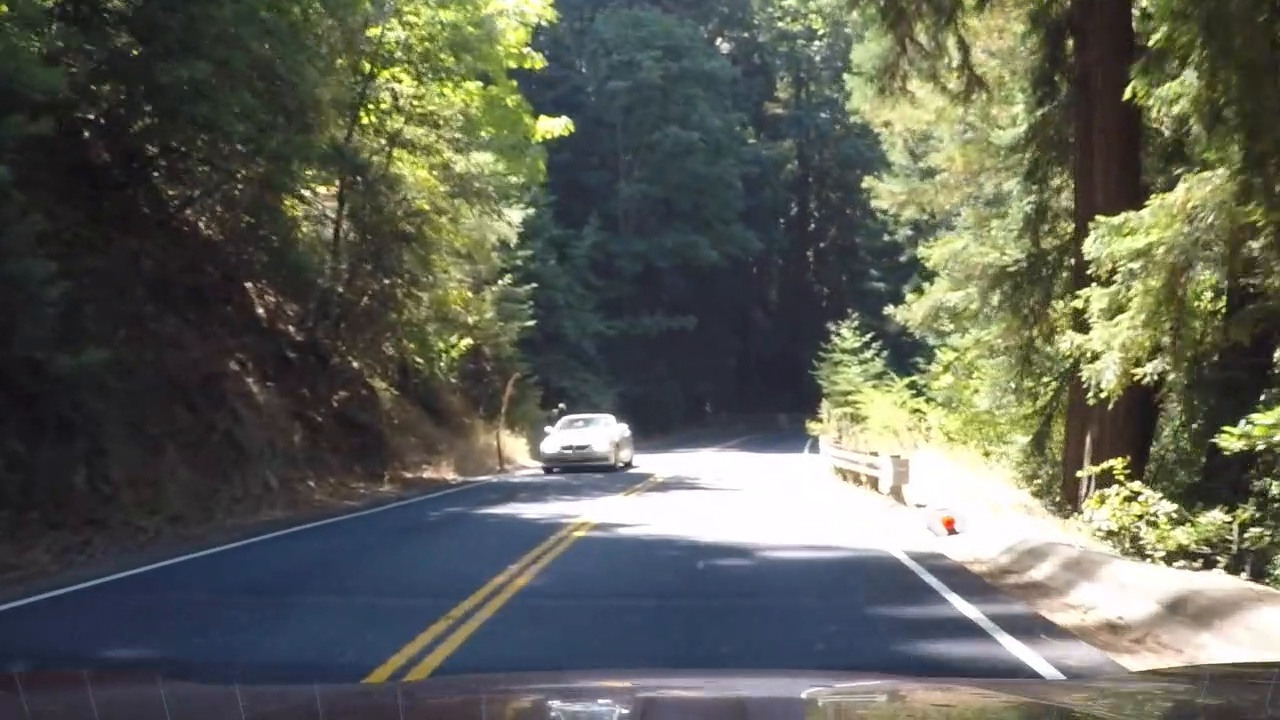
#> input picture LaneFinder/test_images/harder_challenge_video.mp4_over_exposed.jpg, 1280 x 720 px
$ python -i colors.py   (imports and definitions only)
#> lines starting #> are read from the running program, lines starting #| are printed output that depends on the picture
#> further down, picture is the input picture: shape (720, 1280, 3); mean B, G, R 87.2, 96.7, 94.1
from scipy.special import expit # expit is  a sigmoid function
import numpy as np
import cv2


def bgr2cpaces(bgr):
    """This function converts float BGR image into color spaces.
    Output 'tensor' is shape (W, H, N) where in is number of color spaces.

    Colorplanes are in following order:
    RGB_R, RGB_G, RGB_B
    HLS_H, HLS_L, HLS_S
    Lab_L, Lab_a, Lab_b,
    Luv_L, Luv_u, Luv_v
    """

    # 1. BGR split
    rgb_b, rgb_g, rgb_r = bgr[:, :, 0], bgr[:, :, 1], bgr[:, :, 2]

    # 2. HLS split
    hls = cv2.cvtColor(bgr, cv2.COLOR_BGR2HLS)
#> hls: shape (720, 1280, 3); mean of channels 0, 1, 2 72.2, 91.4, 59.1
    hls_h, hls_l, hls_s = hls[:, :, 0], hls[:, :, 1], hls[:,:, 2]
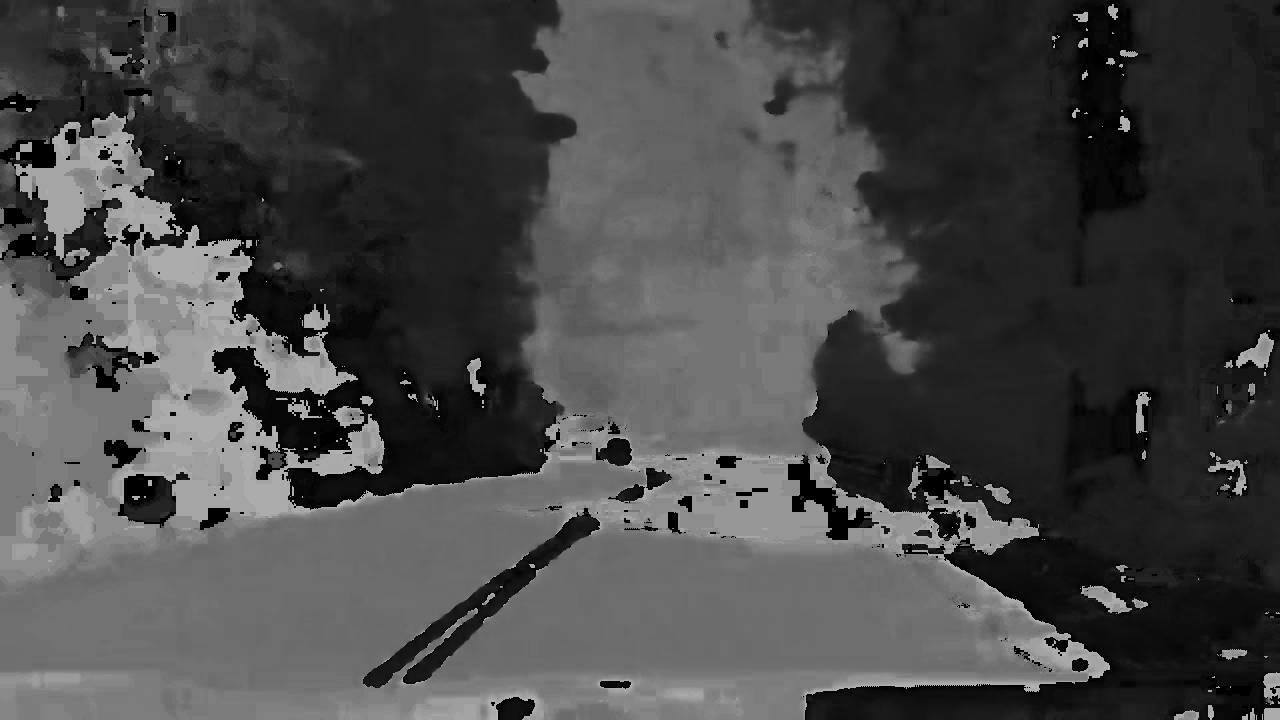
#> hls_h: shape (720, 1280); min 0, max 180, mean 72.2
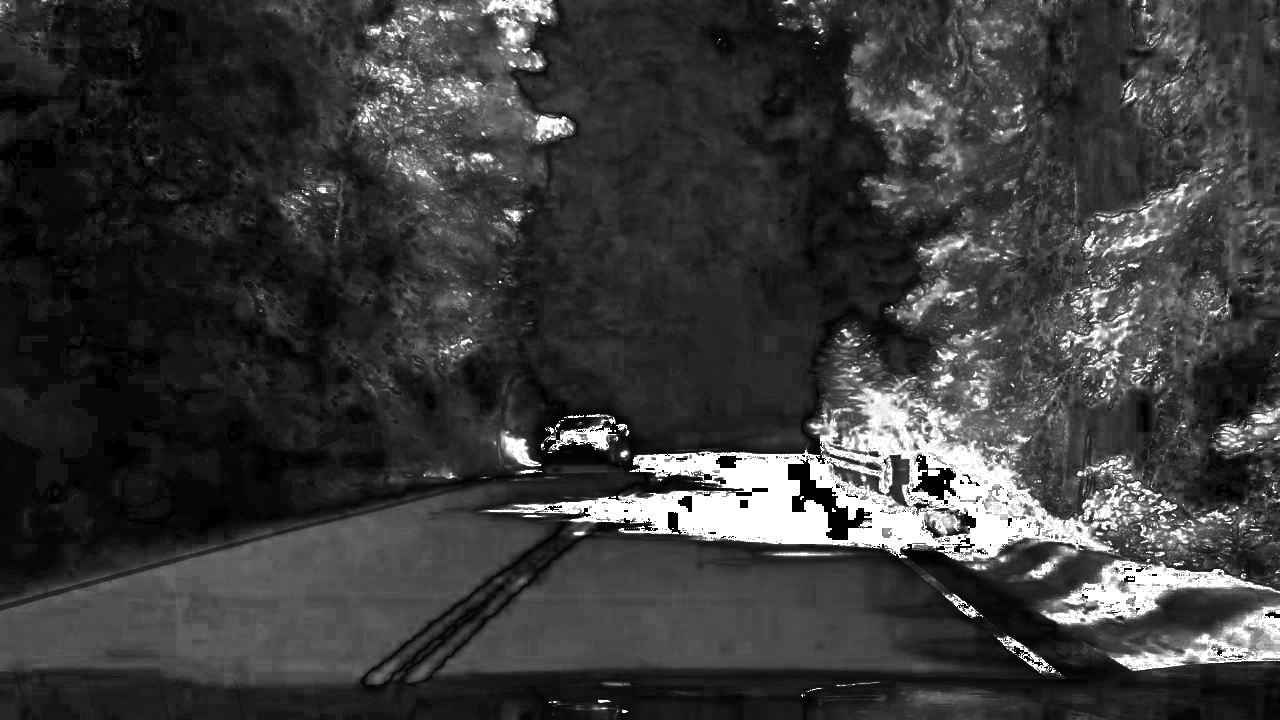
#> hls_s: shape (720, 1280); min 0, max 255, mean 59.1
    # 3. Lab split
    lab = cv2.cvtColor(bgr, cv2.COLOR_BGR2Lab)
#> lab: shape (720, 1280, 3); mean of channels 0, 1, 2 100.2, 126.1, 132.5
    lab_l, lab_a, lab_b = lab[:, :, 0], lab[:, :, 1], lab[:,:, 2]
    # 4. LUV split
    luv = cv2.cvtColor(bgr, cv2.COLOR_BGR2Luv)
#> luv: shape (720, 1280, 3); mean of channels 0, 1, 2 99.7, 96, 141.9
    luv_l, luv_u, luv_v = luv[:, :, 0], luv[:, :, 1], luv[:,:, 2]
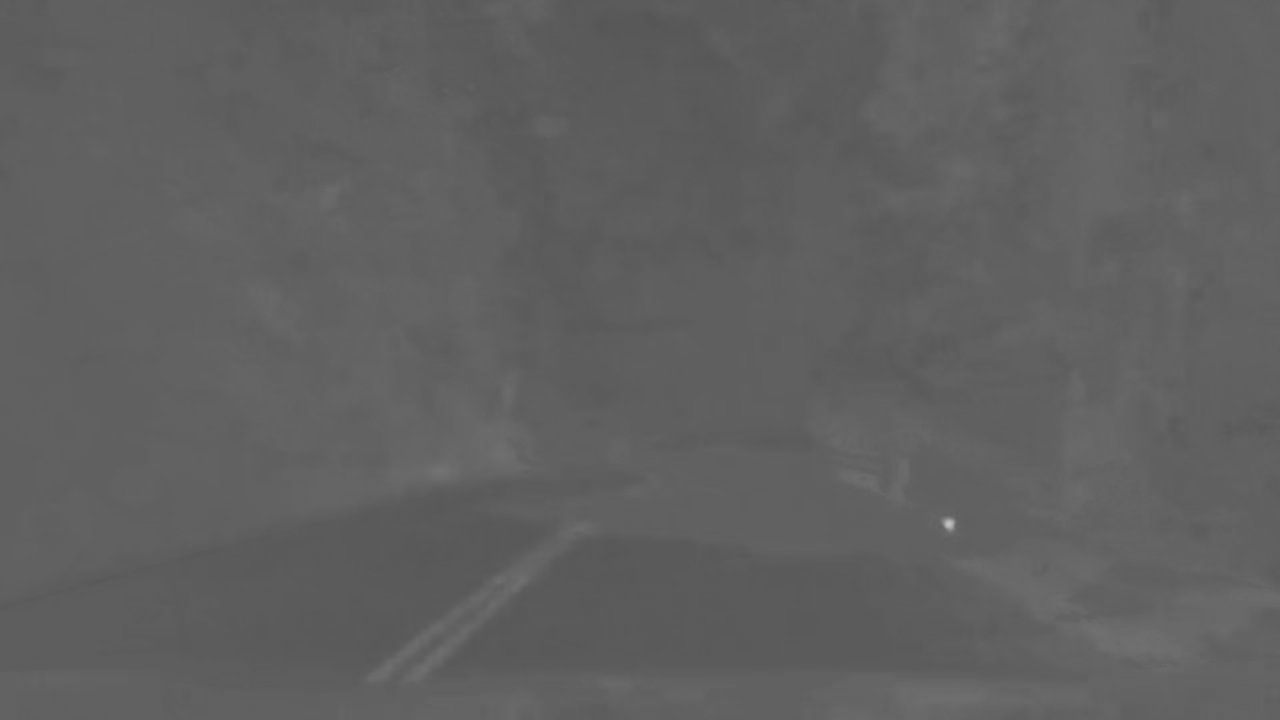
#> luv_u: shape (720, 1280); min 85, max 193, mean 96
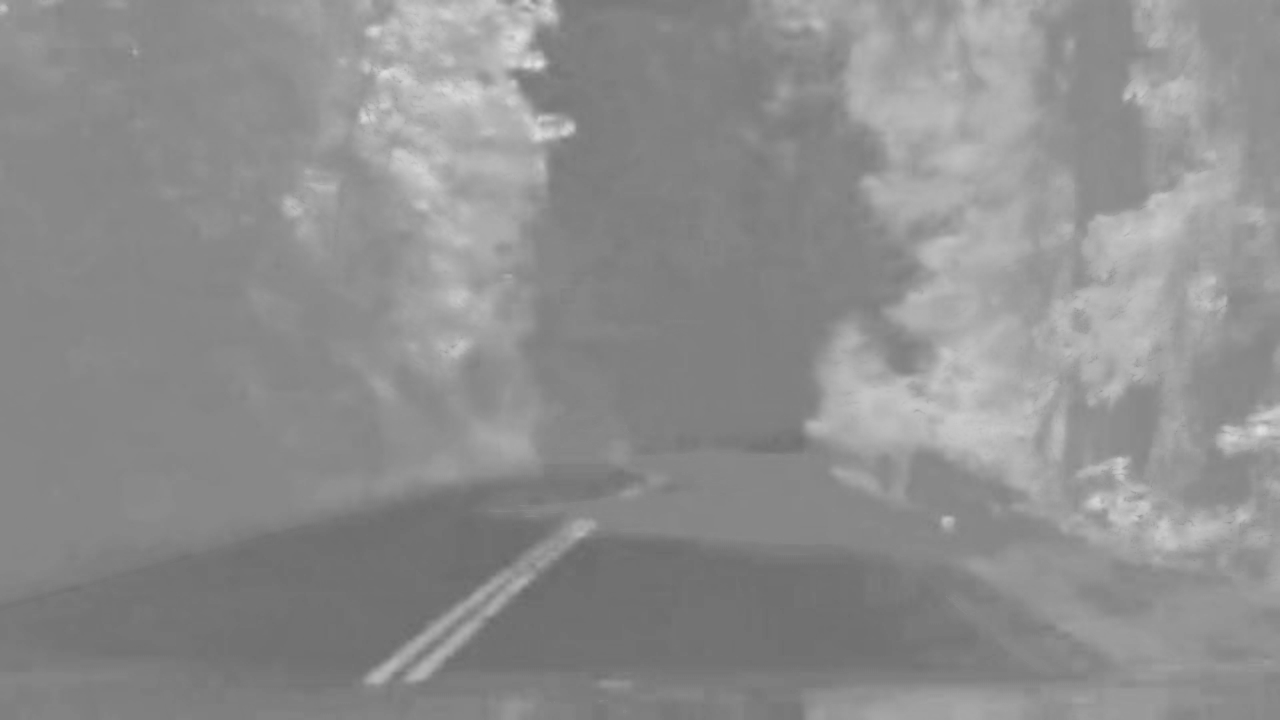
#> luv_v: shape (720, 1280); min 104, max 225, mean 141.9

    cpaces = np.dstack((rgb_r, rgb_g, rgb_b,
                         hls_h, hls_l, hls_s,
                         lab_l, lab_a, lab_b,
                         luv_l, luv_u, luv_v))
    return cpaces


# [73 lines left out: functions bgr_uint8_2_cpaces_float32, normalize_plane, yellow_centric_hls_h, yellow_color_plane, not called in this run]


def white_centric_lab_a(lab_a, gamma=1):
    white = 1 - (np.abs(expit(lab_a / gamma) - 0.5) * 2)
    return white


# [25 lines left out: functions white_centric_lab_l, white_color_plane, not called in this run]

>>> import cv2
>>> picture = cv2.imread('test_images/harder_challenge_video.mp4_over_exposed.jpg')
>>> result = bgr2cpaces(picture)

$ run again, on LaneFinder/test_images/project_video.mp4_border_of_dark_and_bright_road.jpg
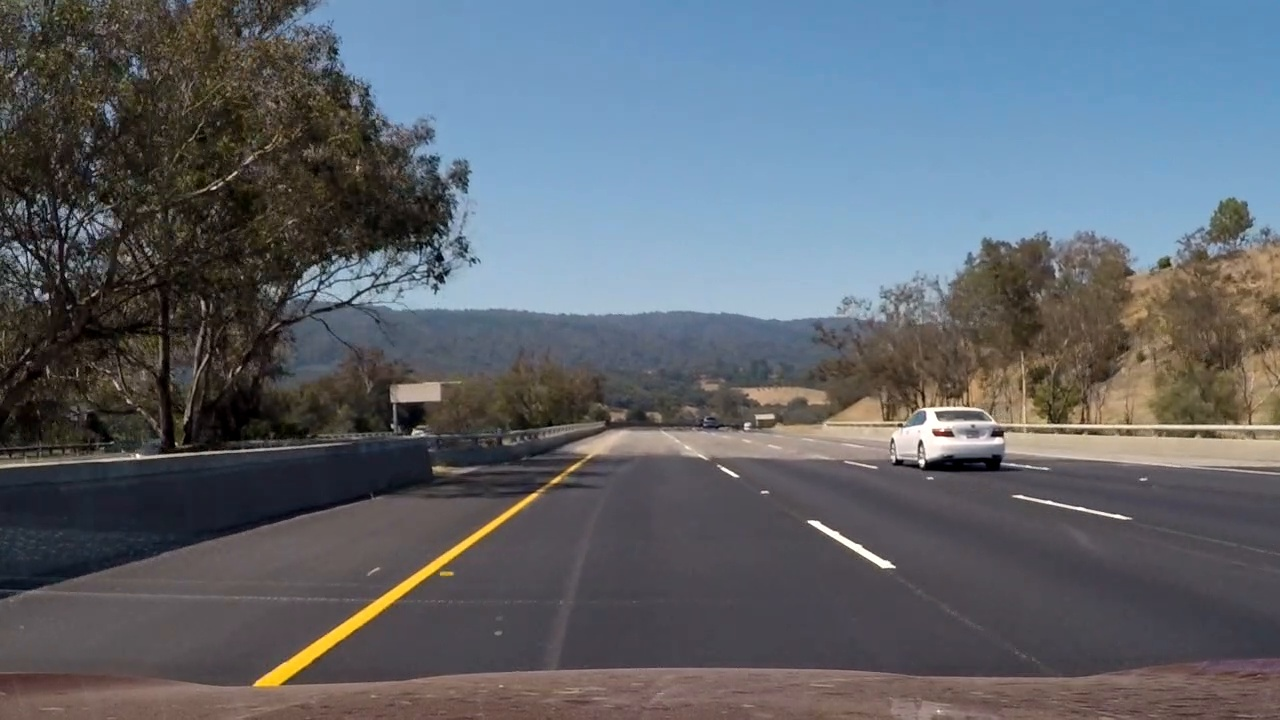
#> input picture LaneFinder/test_images/project_video.mp4_border_of_dark_and_bright_road.jpg, 1280 x 720 px
#> picture is the input picture: shape (720, 1280, 3); mean B, G, R 108.1, 100.6, 94.8
#> hls: shape (720, 1280, 3); mean of channels 0, 1, 2 80.8, 101.1, 54.8
#> lab: shape (720, 1280, 3); mean of channels 0, 1, 2 106.6, 128.7, 123.8
#> in bgr2cpaces, `lab_l, lab_a, lab_b = lab[:, :, 0], lab[:, :, 1], lab[:,:, 2]`:
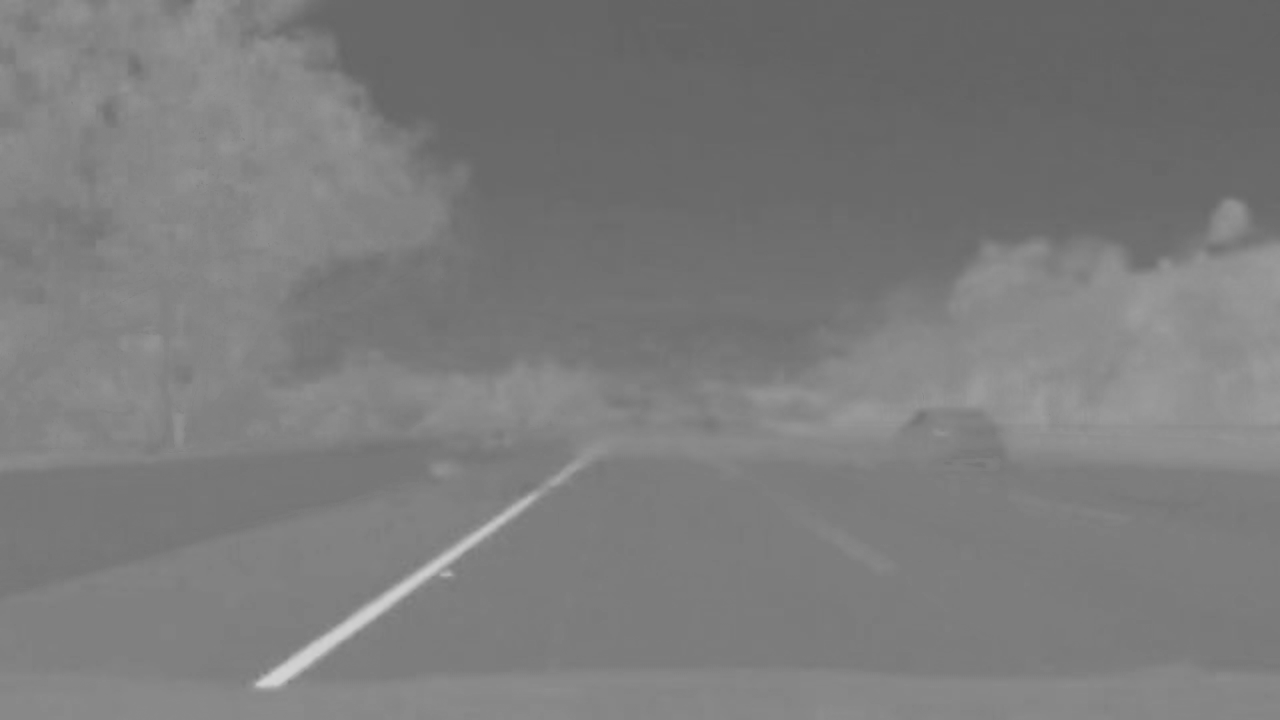
#> lab_b: shape (720, 1280); min 98, max 212, mean 123.8
#> luv: shape (720, 1280, 3); mean of channels 0, 1, 2 106.1, 94.8, 129
#> in bgr2cpaces, `luv_l, luv_u, luv_v = luv[:, :, 0], luv[:, :, 1], luv[:,:, 2]`:
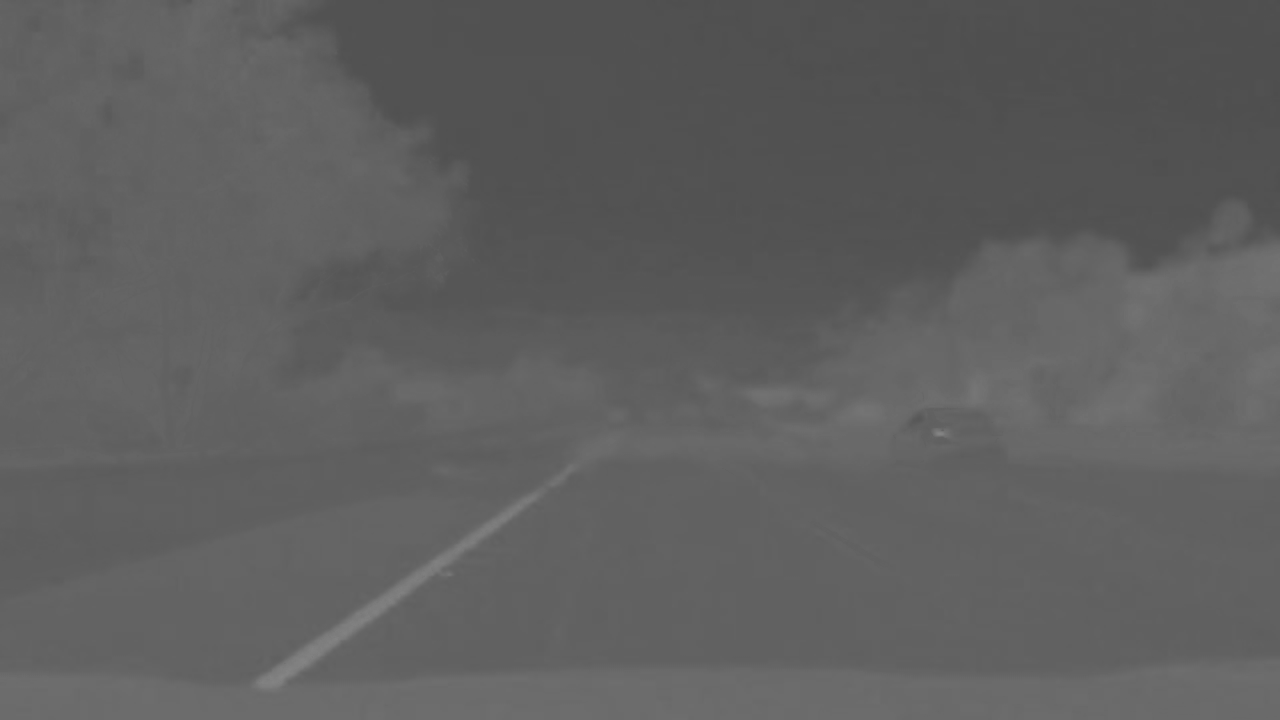
#> luv_u: shape (720, 1280); min 77, max 133, mean 94.8
